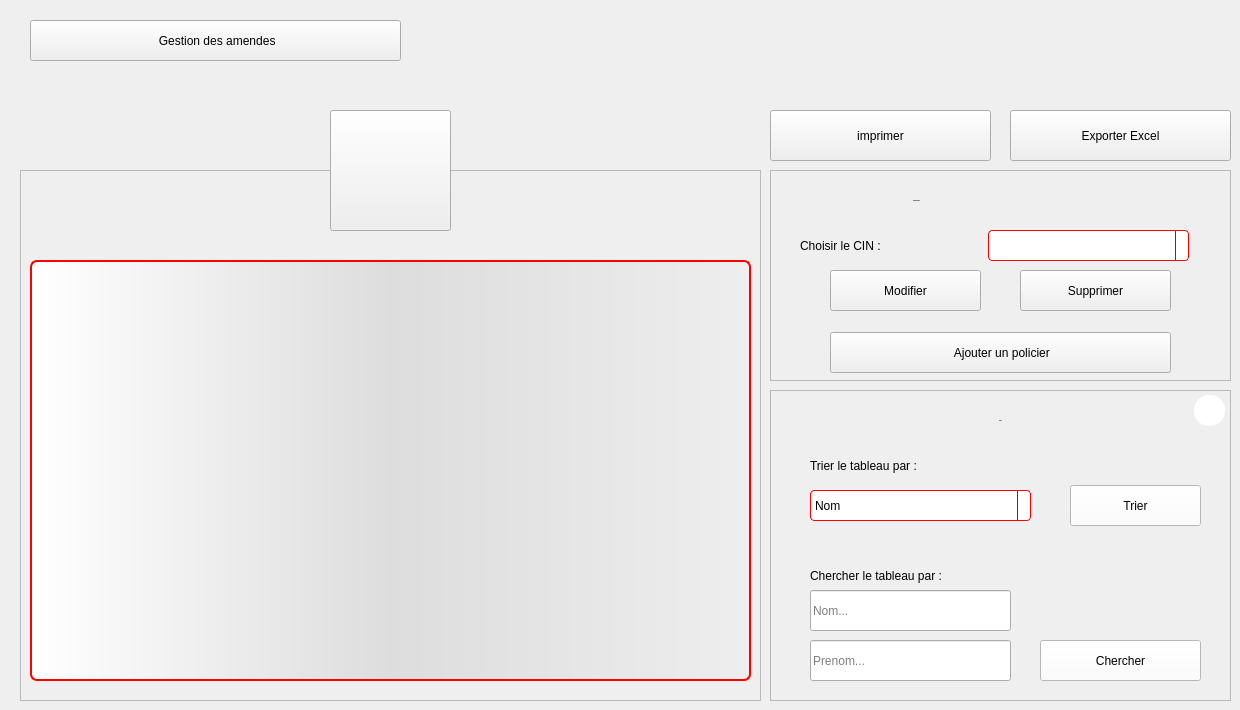
    <widget class="QWidget" name="Policier">
     <widget class="QPushButton" name="B_BackToGestionAmende">
      <property name="geometry">
       <rect>
        <x>30</x>
        <y>20</y>
        <width>371</width>
        <height>41</height>
       </rect>
      </property>
      <property name="cursor">
       <cursorShape>PointingHandCursor</cursorShape>
      </property>
      <property name="text">
       <string> Gestion des amendes</string>
      </property>
      <property name="icon">
       <iconset resource="resources.qrc">
        <normaloff>:/resources/image/back-arrow (1).png</normaloff>:/resources/image/back-arrow (1).png</iconset>
      </property>
      <property name="iconSize">
       <size>
        <width>26</width>
        <height>26</height>
       </size>
      </property>
     </widget>
     <widget class="QFrame" name="frame">
      <property name="geometry">
       <rect>
        <x>20</x>
        <y>170</y>
        <width>741</width>
        <height>531</height>
       </rect>
      </property>
      <property name="styleSheet">
       <string notr="true"/>
      </property>
      <property name="frameShape">
       <enum>QFrame::StyledPanel</enum>
      </property>
      <property name="frameShadow">
       <enum>QFrame::Raised</enum>
      </property>
      <widget class="QTableView" name="T_Policier">
       <property name="geometry">
        <rect>
         <x>10</x>
         <y>90</y>
         <width>721</width>
         <height>421</height>
        </rect>
       </property>
       <property name="styleSheet">
        <string notr="true">QTableView {border: 2px solid red;text-align: top;padding: 4px;border-radius: 7px;border-bottom-left-radius: 7px;background: QLinearGradient( x1: 0, y1: 0, x2: 1, y2: 0,stop: 0 #fff, stop: 1 #eee,stop: 0.5 #ddd,stop: 1 #eee );width: 15px;selection-background-color:QLinearGradient( x1: 0, y1: 0, x2: 1, y2: 0,stop: 0 #FF0000, stop: 1 #FF5F5F,stop: 0.5 #FEAAAA,stop: 1 #eee);selection-color: black;}
QTableView::item:focus{selection-background-color: red;}
QScrollBar:vertical{ width: 20px; background: none; /* only these sort effect about width ...*/}
QScrollBar::handle:vertical{ border: 3px solid #5E749C;text-align: top;padding: 4px;border-radius: 5px; border-bottom-left-radius: 5px;background: QLinearGradient( x1: 0, y1: 0, x2: 1, y2: 0,stop: 0 #fff, stop: 1 #eee,stop: 0.5 #ddd,stop: 1 #eee ); width: 25px; min-height: 20px; max-height: 25px; /*these sort no effect*/ }
QScrollBar::add-page:vertical {border: 3px solid red;text-align: top;padding: 4px;border-radius: 5px; border-bottom-left-radius: 5px;background:  red; /* adding width: xx px; sorting no effect .. why? */}
QScrollBar::sub-page:vertical {border: 3px solid green;text-align: top;padding: 4px;border-radius: 5px; border-bottom-left-radius: 5px;background:  green; /* adding width: xx px; sorting no effect .. why? */ }</string>
       </property>
       <attribute name="horizontalHeaderCascadingSectionResizes">
        <bool>false</bool>
       </attribute>
       <attribute name="horizontalHeaderDefaultSectionSize">
        <number>115</number>
       </attribute>
      </widget>
      <widget class="QLabel" name="ALERT_P">
       <property name="geometry">
        <rect>
         <x>10</x>
         <y>50</y>
         <width>331</width>
         <height>31</height>
        </rect>
       </property>
       <property name="styleSheet">
        <string notr="true">background: transparent;</string>
       </property>
       <property name="text">
        <string/>
       </property>
      </widget>
     </widget>
     <widget class="QFrame" name="frame_2">
      <property name="geometry">
       <rect>
        <x>770</x>
        <y>170</y>
        <width>461</width>
        <height>211</height>
       </rect>
      </property>
      <property name="styleSheet">
       <string notr="true"/>
      </property>
      <property name="frameShape">
       <enum>QFrame::StyledPanel</enum>
      </property>
      <property name="frameShadow">
       <enum>QFrame::Raised</enum>
      </property>
      <widget class="QLabel" name="L_ConfigPolicier">
       <property name="geometry">
        <rect>
         <x>143</x>
         <y>0</y>
         <width>171</width>
         <height>61</height>
        </rect>
       </property>
       <property name="font">
        <font>
         <family>century gothic</family>
         <pointsize>-1</pointsize>
         <weight>75</weight>
         <bold>true</bold>
        </font>
       </property>
       <property name="styleSheet">
        <string notr="true">background: transparent;</string>
       </property>
       <property name="text">
        <string>Configuration</string>
       </property>
      </widget>
      <widget class="QLabel" name="L_CB_CIN">
       <property name="geometry">
        <rect>
         <x>30</x>
         <y>60</y>
         <width>191</width>
         <height>31</height>
        </rect>
       </property>
       <property name="styleSheet">
        <string notr="true">background: transparent;</string>
       </property>
       <property name="text">
        <string>Choisir le CIN : </string>
       </property>
      </widget>
      <widget class="QPushButton" name="B_AjouterPolicier">
       <property name="geometry">
        <rect>
         <x>60</x>
         <y>162</y>
         <width>341</width>
         <height>41</height>
        </rect>
       </property>
       <property name="cursor">
        <cursorShape>PointingHandCursor</cursorShape>
       </property>
       <property name="text">
        <string> Ajouter un policier</string>
       </property>
       <property name="icon">
        <iconset resource="resources.qrc">
         <normaloff>:/resources/image/add.png</normaloff>:/resources/image/add.png</iconset>
       </property>
       <property name="iconSize">
        <size>
         <width>25</width>
         <height>25</height>
        </size>
       </property>
      </widget>
      <widget class="QPushButton" name="B_ModifierPolicier">
       <property name="geometry">
        <rect>
         <x>60</x>
         <y>100</y>
         <width>151</width>
         <height>41</height>
        </rect>
       </property>
       <property name="cursor">
        <cursorShape>PointingHandCursor</cursorShape>
       </property>
       <property name="text">
        <string>Modifier</string>
       </property>
       <property name="icon">
        <iconset resource="resources.qrc">
         <normaloff>:/resources/image/edit.png</normaloff>:/resources/image/edit.png</iconset>
       </property>
       <property name="iconSize">
        <size>
         <width>23</width>
         <height>23</height>
        </size>
       </property>
      </widget>
      <widget class="QPushButton" name="B_SupprimerPolicier">
       <property name="geometry">
        <rect>
         <x>250</x>
         <y>100</y>
         <width>151</width>
         <height>41</height>
        </rect>
       </property>
       <property name="cursor">
        <cursorShape>PointingHandCursor</cursorShape>
       </property>
       <property name="text">
        <string>Supprimer</string>
       </property>
       <property name="icon">
        <iconset resource="resources.qrc">
         <normaloff>:/resources/image/trash.png</normaloff>:/resources/image/trash.png</iconset>
       </property>
       <property name="iconSize">
        <size>
         <width>23</width>
         <height>23</height>
        </size>
       </property>
      </widget>
      <widget class="QComboBox" name="comboBoxCin">
       <property name="geometry">
        <rect>
         <x>218</x>
         <y>60</y>
         <width>201</width>
         <height>31</height>
        </rect>
       </property>
       <property name="styleSheet">
        <string notr="true">QComboBox {
  border: 1px solid red;
  border-radius: 4px;
  background: white;
}

QComboBox QAbstractItemView {
  border: 1px solid black;
  border-radius: 0;
  background-color: white;
  selection-background-color:#305068;
}

QComboBox QAbstractItemView:hover {
  background-color: white;
  color: #F0F0F0;
}

QComboBox QAbstractItemView:selected {
  background: #1464A0;
  color: #32414B;
}

QComboBox QAbstractItemView:alternate {
  background: #19232D;
}

QComboBox:disabled {
  background-color: #19232D;
  color: #787878;
}

QComboBox:hover {
  border: 1px solid #148CD2;
}

QComboBox:focus {
  border: 1px solid #1464A0;
}

QComboBox:on {
  selection-background-color: #1464A0;
}

QComboBox::item:checked {
  font-weight: bold;
}

QComboBox::item:selected {
  border: 0px solid transparent;
}

QComboBox::drop-down {
  subcontrol-origin: padding;
  subcontrol-position: top right;
  width: 12px;
  border-left: 1px solid #32414B;
}</string>
       </property>
      </widget>
     </widget>
     <widget class="QToolButton" name="toolButton">
      <property name="geometry">
       <rect>
        <x>330</x>
        <y>110</y>
        <width>121</width>
        <height>121</height>
       </rect>
      </property>
      <property name="text">
       <string/>
      </property>
      <property name="icon">
       <iconset resource="resources.qrc">
        <normaloff>:/resources/image/policeman.png</normaloff>:/resources/image/policeman.png</iconset>
      </property>
      <property name="iconSize">
       <size>
        <width>70</width>
        <height>70</height>
       </size>
      </property>
     </widget>
     <widget class="QFrame" name="frame_10">
      <property name="geometry">
       <rect>
        <x>770</x>
        <y>390</y>
        <width>461</width>
        <height>311</height>
       </rect>
      </property>
      <property name="styleSheet">
       <string notr="true"/>
      </property>
      <property name="frameShape">
       <enum>QFrame::StyledPanel</enum>
      </property>
      <property name="frameShadow">
       <enum>QFrame::Raised</enum>
      </property>
      <widget class="QLabel" name="L_ConfigPolicier_2">
       <property name="geometry">
        <rect>
         <x>140</x>
         <y>0</y>
         <width>181</width>
         <height>61</height>
        </rect>
       </property>
       <property name="font">
        <font>
         <family>century gothic</family>
         <pointsize>-1</pointsize>
         <weight>75</weight>
         <bold>true</bold>
        </font>
       </property>
       <property name="styleSheet">
        <string notr="true">background: transparent;</string>
       </property>
       <property name="frameShape">
        <enum>QFrame::NoFrame</enum>
       </property>
       <property name="frameShadow">
        <enum>QFrame::Plain</enum>
       </property>
       <property name="text">
        <string>Table</string>
       </property>
       <property name="alignment">
        <set>Qt::AlignCenter</set>
       </property>
      </widget>
      <widget class="QLabel" name="L_CB_Tri">
       <property name="geometry">
        <rect>
         <x>40</x>
         <y>60</y>
         <width>231</width>
         <height>31</height>
        </rect>
       </property>
       <property name="styleSheet">
        <string notr="true">background: transparent;</string>
       </property>
       <property name="text">
        <string>Trier le tableau par :</string>
       </property>
      </widget>
      <widget class="QComboBox" name="CB_TriPolicier">
       <property name="geometry">
        <rect>
         <x>40</x>
         <y>100</y>
         <width>221</width>
         <height>31</height>
        </rect>
       </property>
       <property name="styleSheet">
        <string notr="true">QComboBox {
  border: 1px solid red;
  border-radius: 4px;
  background: white;
}

QComboBox QAbstractItemView {
  border: 1px solid black;
  border-radius: 0;
  background-color: white;
  selection-background-color:#305068;
}

QComboBox QAbstractItemView:hover {
  background-color: white;
  color: #F0F0F0;
}

QComboBox QAbstractItemView:selected {
  background: #1464A0;
  color: #32414B;
}

QComboBox QAbstractItemView:alternate {
  background: #19232D;
}

QComboBox:disabled {
  background-color: #19232D;
  color: #787878;
}

QComboBox:hover {
  border: 1px solid #148CD2;
}

QComboBox:focus {
  border: 1px solid #1464A0;
}

QComboBox:on {
  selection-background-color: #1464A0;
}

QComboBox::item:checked {
  font-weight: bold;
}

QComboBox::item:selected {
  border: 0px solid transparent;
}

QComboBox::drop-down {
  subcontrol-origin: padding;
  subcontrol-position: top right;
  width: 12px;
  border-left: 1px solid #32414B;
}</string>
       </property>
       <item>
        <property name="text">
         <string>Nom</string>
        </property>
       </item>
       <item>
        <property name="text">
         <string>Prenom</string>
        </property>
       </item>
      </widget>
      <widget class="QPushButton" name="B_Trier">
       <property name="geometry">
        <rect>
         <x>300</x>
         <y>95</y>
         <width>131</width>
         <height>41</height>
        </rect>
       </property>
       <property name="cursor">
        <cursorShape>PointingHandCursor</cursorShape>
       </property>
       <property name="styleSheet">
        <string notr="true">QPushButton {
	background: white;
}

QPushButton:hover {
	background: #BEBEBE;
}</string>
       </property>
       <property name="text">
        <string>Trier</string>
       </property>
       <property name="icon">
        <iconset resource="resources.qrc">
         <normaloff>:/resources/image/sort-down.png</normaloff>:/resources/image/sort-down.png</iconset>
       </property>
       <property name="iconSize">
        <size>
         <width>25</width>
         <height>25</height>
        </size>
       </property>
      </widget>
      <widget class="QLineEdit" name="LE_ChercherNom">
       <property name="geometry">
        <rect>
         <x>40</x>
         <y>200</y>
         <width>201</width>
         <height>41</height>
        </rect>
       </property>
       <property name="placeholderText">
        <string>Nom...</string>
       </property>
      </widget>
      <widget class="QPushButton" name="B_Recherche">
       <property name="geometry">
        <rect>
         <x>270</x>
         <y>250</y>
         <width>161</width>
         <height>41</height>
        </rect>
       </property>
       <property name="cursor">
        <cursorShape>PointingHandCursor</cursorShape>
       </property>
       <property name="styleSheet">
        <string notr="true">QPushButton {
	background: white;
}

QPushButton:hover {
	background: #BEBEBE;
}</string>
       </property>
       <property name="text">
        <string>Chercher</string>
       </property>
       <property name="icon">
        <iconset resource="resources.qrc">
         <normaloff>:/resources/image/loupe.png</normaloff>:/resources/image/loupe.png</iconset>
       </property>
       <property name="iconSize">
        <size>
         <width>28</width>
         <height>28</height>
        </size>
       </property>
      </widget>
      <widget class="QLabel" name="L_CB_Recherche">
       <property name="geometry">
        <rect>
         <x>40</x>
         <y>170</y>
         <width>271</width>
         <height>31</height>
        </rect>
       </property>
       <property name="styleSheet">
        <string notr="true">background: transparent;</string>
       </property>
       <property name="text">
        <string>Chercher le tableau par :</string>
       </property>
      </widget>
      <widget class="QLineEdit" name="LE_ChercherPrenom">
       <property name="geometry">
        <rect>
         <x>40</x>
         <y>250</y>
         <width>201</width>
         <height>41</height>
        </rect>
       </property>
       <property name="placeholderText">
        <string>Prenom...</string>
       </property>
      </widget>
      <widget class="QPushButton" name="B_ResetTablePolicier">
       <property name="geometry">
        <rect>
         <x>424</x>
         <y>5</y>
         <width>31</width>
         <height>31</height>
        </rect>
       </property>
       <property name="cursor">
        <cursorShape>PointingHandCursor</cursorShape>
       </property>
       <property name="styleSheet">
        <string notr="true">QPushButton {
	background: white;
	border-radius: 15px;
}

QPushButton:hover {
	background: #BEBEBE;
}</string>
       </property>
       <property name="text">
        <string/>
       </property>
       <property name="icon">
        <iconset resource="resources.qrc">
         <normaloff>:/resources/Downloads/close.png</normaloff>:/resources/Downloads/close.png</iconset>
       </property>
      </widget>
     </widget>
     <widget class="QPushButton" name="B_Excel">
      <property name="geometry">
       <rect>
        <x>1010</x>
        <y>110</y>
        <width>221</width>
        <height>51</height>
       </rect>
      </property>
      <property name="cursor">
       <cursorShape>PointingHandCursor</cursorShape>
      </property>
      <property name="text">
       <string>Exporter Excel</string>
      </property>
      <property name="icon">
       <iconset resource="resources.qrc">
        <normaloff>:/resources/image/excel.png</normaloff>:/resources/image/excel.png</iconset>
      </property>
      <property name="iconSize">
       <size>
        <width>25</width>
        <height>25</height>
       </size>
      </property>
     </widget>
     <widget class="QPushButton" name="B_imprimer">
      <property name="geometry">
       <rect>
        <x>770</x>
        <y>110</y>
        <width>221</width>
        <height>51</height>
       </rect>
      </property>
      <property name="cursor">
       <cursorShape>PointingHandCursor</cursorShape>
      </property>
      <property name="text">
       <string>imprimer</string>
      </property>
      <property name="icon">
       <iconset resource="resources.qrc">
        <normaloff>:/new/prefix1/image/variante-de-machine-d'imprimante-avec-impressions-papier.png</normaloff>:/new/prefix1/image/variante-de-machine-d'imprimante-avec-impressions-papier.png</iconset>
      </property>
      <property name="iconSize">
       <size>
        <width>35</width>
        <height>35</height>
       </size>
      </property>
     </widget>
     <zorder>frame</zorder>
     <zorder>B_BackToGestionAmende</zorder>
     <zorder>frame_2</zorder>
     <zorder>toolButton</zorder>
     <zorder>frame_10</zorder>
     <zorder>B_Excel</zorder>
     <zorder>B_imprimer</zorder>
    </widget>
